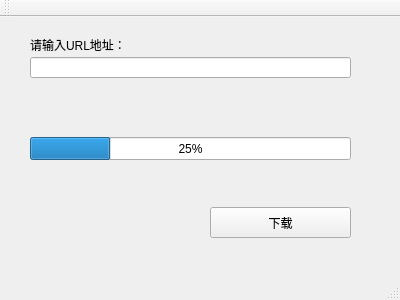
<?xml version="1.0" encoding="UTF-8"?>
<ui version="4.0">
 <class>MainWindow</class>
 <widget class="QMainWindow" name="MainWindow">
  <property name="geometry">
   <rect>
    <x>0</x>
    <y>0</y>
    <width>400</width>
    <height>300</height>
   </rect>
  </property>
  <property name="windowTitle">
   <string>MainWindow</string>
  </property>
  <widget class="QWidget" name="centralWidget">
   <widget class="QLabel" name="label">
    <property name="geometry">
     <rect>
      <x>30</x>
      <y>20</y>
      <width>101</width>
      <height>16</height>
     </rect>
    </property>
    <property name="text">
     <string>请输入URL地址：</string>
    </property>
   </widget>
   <widget class="QLineEdit" name="lineEdit">
    <property name="geometry">
     <rect>
      <x>30</x>
      <y>40</y>
      <width>321</width>
      <height>21</height>
     </rect>
    </property>
   </widget>
   <widget class="QProgressBar" name="progressBar">
    <property name="geometry">
     <rect>
      <x>30</x>
      <y>120</y>
      <width>321</width>
      <height>23</height>
     </rect>
    </property>
    <property name="contextMenuPolicy">
     <enum>Qt::DefaultContextMenu</enum>
    </property>
    <property name="value">
     <number>25</number>
    </property>
   </widget>
   <widget class="QPushButton" name="pushButton">
    <property name="geometry">
     <rect>
      <x>210</x>
      <y>190</y>
      <width>141</width>
      <height>31</height>
     </rect>
    </property>
    <property name="text">
     <string>下载</string>
    </property>
   </widget>
  </widget>
  <widget class="QMenuBar" name="menuBar">
   <property name="geometry">
    <rect>
     <x>0</x>
     <y>0</y>
     <width>400</width>
     <height>17</height>
    </rect>
   </property>
  </widget>
  <widget class="QToolBar" name="mainToolBar">
   <attribute name="toolBarArea">
    <enum>TopToolBarArea</enum>
   </attribute>
   <attribute name="toolBarBreak">
    <bool>false</bool>
   </attribute>
  </widget>
  <widget class="QStatusBar" name="statusBar"/>
 </widget>
 <layoutdefault spacing="6" margin="11"/>
 <resources/>
 <connections/>
</ui>
